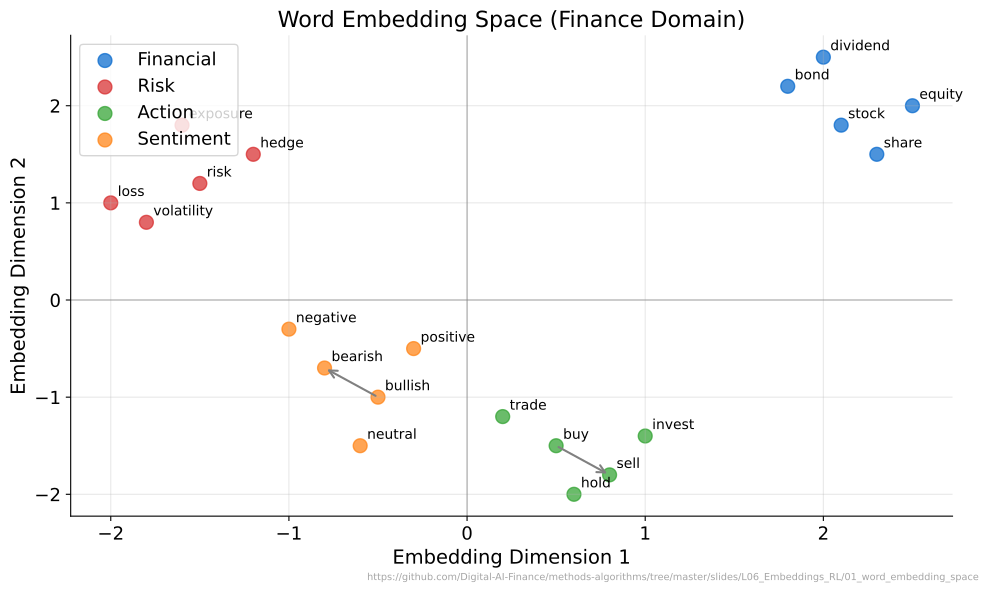

Here is the Python script that generated this plot:
"""Word Embedding Space - 2D visualization of word vectors"""
import matplotlib.pyplot as plt
import numpy as np
from pathlib import Path

plt.rcParams.update({
    'font.size': 14, 'axes.labelsize': 14, 'axes.titlesize': 16,
    'xtick.labelsize': 13, 'ytick.labelsize': 13, 'legend.fontsize': 13,
    'figure.figsize': (10, 6), 'figure.dpi': 150,
    'axes.spines.top': False,
    'axes.spines.right': False
})

MLPURPLE = '#3333B2'
MLBLUE = '#0066CC'
MLGREEN = '#2CA02C'
MLRED = '#D62728'
MLORANGE = '#FF7F0E'

CHART_METADATA = {
    'url': 'github.com/joerg-osterrieder/Methods_and_Algorithms'
}

np.random.seed(42)

fig, ax = plt.subplots(figsize=(10, 6))

# Simulated 2D word embeddings (after dimensionality reduction)
# Finance-related words clustered by concept
words = {
    # Financial terms (cluster 1)
    'stock': (2.1, 1.8), 'equity': (2.5, 2.0), 'share': (2.3, 1.5),
    'bond': (1.8, 2.2), 'dividend': (2.0, 2.5),
    # Risk terms (cluster 2)
    'risk': (-1.5, 1.2), 'volatility': (-1.8, 0.8), 'hedge': (-1.2, 1.5),
    'exposure': (-1.6, 1.8), 'loss': (-2.0, 1.0),
    # Action terms (cluster 3)
    'buy': (0.5, -1.5), 'sell': (0.8, -1.8), 'trade': (0.2, -1.2),
    'invest': (1.0, -1.4), 'hold': (0.6, -2.0),
    # Sentiment (cluster 4)
    'bullish': (-0.5, -1.0), 'bearish': (-0.8, -0.7), 'positive': (-0.3, -0.5),
    'negative': (-1.0, -0.3), 'neutral': (-0.6, -1.5)
}

# Colors by cluster
cluster_colors = {
    'Financial': MLBLUE,
    'Risk': MLRED,
    'Action': MLGREEN,
    'Sentiment': MLORANGE
}

word_clusters = {
    'Financial': ['stock', 'equity', 'share', 'bond', 'dividend'],
    'Risk': ['risk', 'volatility', 'hedge', 'exposure', 'loss'],
    'Action': ['buy', 'sell', 'trade', 'invest', 'hold'],
    'Sentiment': ['bullish', 'bearish', 'positive', 'negative', 'neutral']
}

# Plot each cluster
for cluster, word_list in word_clusters.items():
    xs = [words[w][0] for w in word_list]
    ys = [words[w][1] for w in word_list]
    ax.scatter(xs, ys, c=cluster_colors[cluster], s=100, label=cluster, alpha=0.7)
    for word in word_list:
        ax.annotate(word, words[word], fontsize=10,
                    xytext=(5, 5), textcoords='offset points')

# Draw some relationships
ax.annotate('', xy=words['sell'], xytext=words['buy'],
            arrowprops=dict(arrowstyle='->', color='gray', lw=1.5))
ax.annotate('', xy=words['bearish'], xytext=words['bullish'],
            arrowprops=dict(arrowstyle='->', color='gray', lw=1.5))

ax.set_xlabel('Embedding Dimension 1')
ax.set_ylabel('Embedding Dimension 2')
ax.set_title('Word Embedding Space (Finance Domain)')
ax.legend(loc='upper left')
ax.grid(True, alpha=0.3)
ax.axhline(y=0, color='gray', linewidth=0.5)
ax.axvline(x=0, color='gray', linewidth=0.5)

# Add URL annotation
plt.figtext(0.99, 0.01, CHART_METADATA['url'],
            fontsize=7, color='gray', ha='right', va='bottom', alpha=0.7)

plt.tight_layout()
plt.savefig(Path(__file__).parent / 'chart.pdf', dpi=300, bbox_inches='tight')
plt.close()
print("Chart saved: 01_word_embedding_space/chart.pdf")
